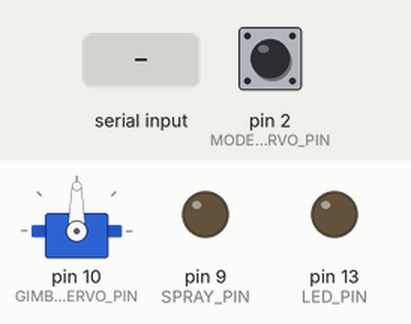
This sketch was run on a simulated Arduino Uno, built with avr-gcc and run on an emulated ATmega328P. On the bench: servo, output pins drawn as LEDs (lit = HIGH). The inputs (shaded band) are chosen by the test bench; at power-on: pin 2 (MODE_SERVO_PIN) HIGH. What the sketch prints to the serial monitor is not drawn.

Above: at 1.2 s.
1.3 s: "A,\n" received over Serial
At 1.6 s:
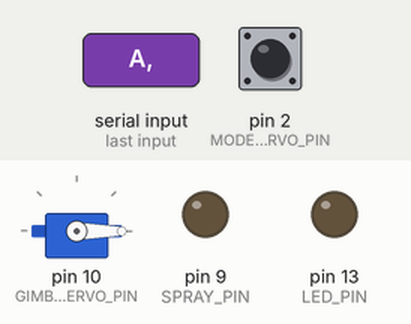
2.8 s: "S,90\n" received over Serial
At 4.0 s:
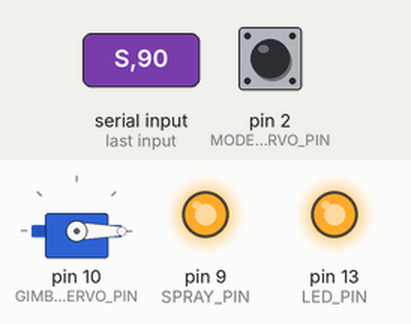
5.8 s: "A,90\n" received over Serial
At 6.3 s:
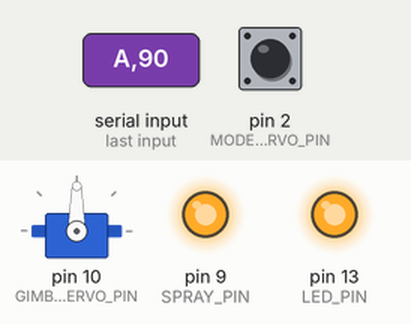
8.8 s: "A,,45\n" received over Serial
At 9.8 s:
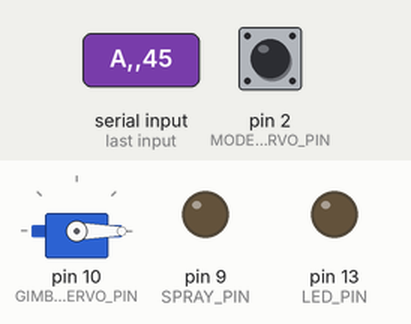
Timing chart, 0 to 11.3 s (numbered marks = the images above; inputs shaded):
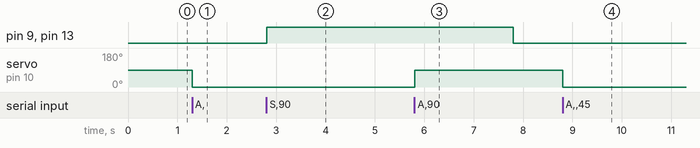

Measured:
- after the input at 1.3 s, servo on pin 10 (GIMBAL_SERVO_PIN): 90° → 0° at once
- after the input at 2.8 s, pin 9 (SPRAY_PIN), pin 13 (LED_PIN): LOW → HIGH at once
- after the input at 5.8 s, servo on pin 10 (GIMBAL_SERVO_PIN): 0° → 90° at once
- after the input at 8.8 s, servo on pin 10 (GIMBAL_SERVO_PIN): 90° → 0° at once

The sketch:

sprayer_control_dual_mode.ino
```cpp
// sprayer_control_dual_mode.ino – Relay or servo selectable
#include <Servo.h>
#define SPRAY_PIN 9
#define LED_PIN 13
#define GIMBAL_SERVO_PIN 10
#define MODE_SERVO_PIN 2
#define FLOW_PIN A0
#define SPRAY_TIMEOUT 5000

Servo gimbal;
unsigned long sprayStart = 0;
bool spraying = false;
int sprayCount = 0;
bool mode_servo = false;

void setup() {
  pinMode(LED_PIN, OUTPUT);
  pinMode(SPRAY_PIN, OUTPUT);
  pinMode(MODE_SERVO_PIN, INPUT_PULLUP);
  digitalWrite(LED_PIN, LOW);
  gimbal.attach(GIMBAL_SERVO_PIN);
  gimbal.write(90);
  Serial.begin(9600);
  while (!Serial);
  Serial.println("🟢 Dual Mode Sprayer Ready");
}

void triggerSpray(int duration) {
  if (mode_servo) {
    analogWrite(SPRAY_PIN, 255);
  } else {
    digitalWrite(SPRAY_PIN, HIGH);
  }
  digitalWrite(LED_PIN, HIGH);
  sprayStart = millis();
  spraying = true;
  sprayCount++;
  Serial.print("SPRAY_START,");
  Serial.println(duration);
}

void handleCommand() {
  if (Serial.available()) {
    String cmd = Serial.readStringUntil('\n');
    cmd.trim();
    if (cmd.startsWith("S,")) {
      int duration = cmd.substring(2).toInt();
      if (duration > 0 && duration <= SPRAY_TIMEOUT) {
        triggerSpray(duration);
      } else {
        Serial.println("⚠️ Invalid spray duration");
      }
    } else if (cmd.startsWith("A,")) {
      int angle = cmd.substring(2).toInt();
      if (angle >= 0 && angle <= 180) {
        gimbal.write(angle);
        Serial.print("GIMBAL_SET,");
        Serial.println(angle);
      } else {
        Serial.println("⚠️ Invalid gimbal angle");
      }
    } else {
      Serial.println("❌ Unknown command");
    }
  }
}

void monitorTimeout() {
  if (spraying && millis() - sprayStart > SPRAY_TIMEOUT) {
    if (mode_servo) {
      analogWrite(SPRAY_PIN, 0);
    } else {
      digitalWrite(SPRAY_PIN, LOW);
    }
    digitalWrite(LED_PIN, LOW);
    spraying = false;
    Serial.println("🛑 SPRAY TIMEOUT");
  }
}

void loop() {
  mode_servo = (digitalRead(MODE_SERVO_PIN) == LOW);
  handleCommand();
  monitorTimeout();
}
```
